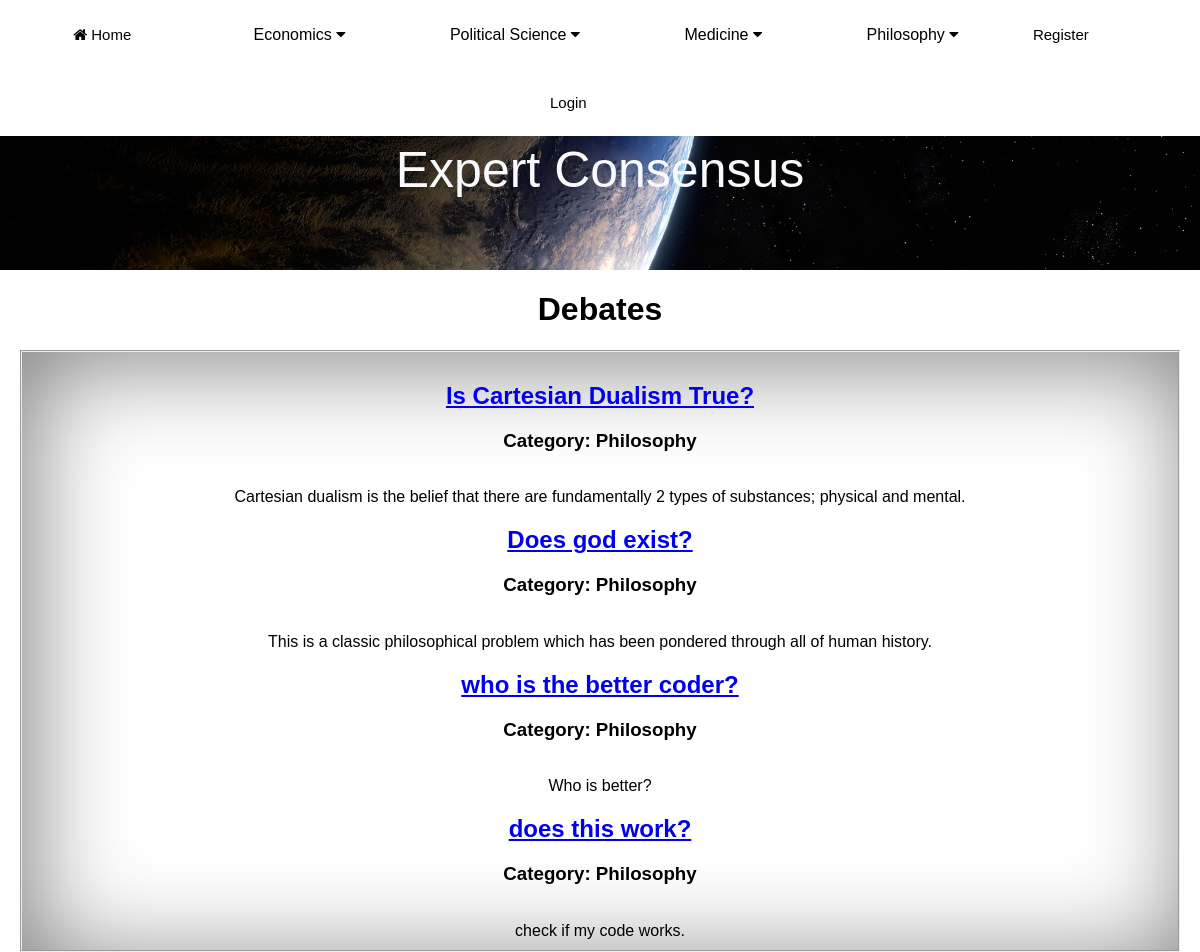
/MainApp/debate_list/, run on the app's committed database.
### MainApp/models.py (models this page shows, shortened)
class Debate(models.Model):
    category = models.ForeignKey(Category, on_delete=models.CASCADE, related_name="debates")
    title = models.CharField(max_length=255)
    description = models.TextField()
    created = models.DateTimeField(auto_now_add=True)
    author = models.ForeignKey(User, on_delete=models.CASCADE, null=True, related_name='author')
    opponent = models.ForeignKey(User, on_delete=models.CASCADE, null=True, related_name='opponent')
    class Meta:
        ordering = ['created']
        indexes = [models.Index(fields=['created']),]

class Category(models.Model):
    category = models.CharField(max_length=255)
    class Meta:
        verbose_name_plural = "Categories"

### MainApp/views.py (the view)
# urls.py: path('debate_list/', debate_list.as_view(), name='debate_list'),
class debate_list(ListView):
    model = Debate
    template_name = 'MainApp/debate/debate_list.html'

### MainApp/templates/MainApp/debate/debate_list.html (shortened to what this page needs)
{% extends "MainApp/base.html" %}
{% block content %}
<h1>Debates</h1>
<div id="debate_list">
    {% for debate in debate_list %}
        {% if debate.category.category == "Philosophy" %}
            <strong><h2><a href="{% url 'MainApp:debate-details' debate.pk %}">{{ debate.title }}</a></h2></strong>
                <h3>Category: {{ debate.category.category }}</h3>
            {{ debate.description }}
        {% endif %}
    {% endfor %}
</div>
{% endblock %}

### MainApp/static/style.css (style rules this page uses)
body { margin: 0; padding: 0; background: white; font-family: arial; }
#debate_list { color:black; text-align:center; border: solid 2px; background-color: white; border-style: groove; block-size: auto; padding: 10px; margin-left: 20px; margin-right: 20px; box-shadow: 10px 10px 100px grey inset; }
h1 { color: black; text-align: center; }
h3 { color: black; text-align: center; }

### data on the page
Debate: title "Is Cartesian Dualism True?", category.category "Philosophy", description "Cartesian dualism is the belief that there are fundamentally 2 types of substances; physical and mental."
Debate: title "Does god exist?", category.category "Philosophy", description "This is a classic philosophical problem which has been pondered through all of human history."
Debate: title "who is the better coder?", category.category "Philosophy", description "Who is better?"
Debate: title "does this work?", category.category "Philosophy", description "check if my code works."
